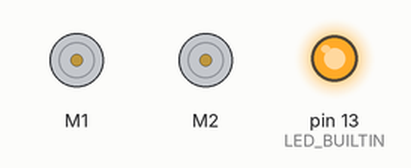
The sketch below on a simulated Arduino Uno, built for the host (arithmetic inside an expression is 32-bit, double 64-bit). On the bench: 2 × DC motor (green arrow = forward, orange = backward, longer = faster), output pins drawn as LEDs (lit = HIGH).

Above: at 0.2 s.
At 6.7 s:
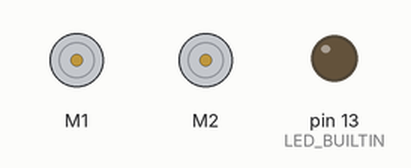
At 14.0 s:
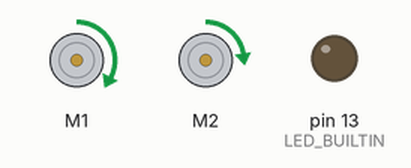
Timing chart, 0 to 23.4 s (numbered marks = the images above):
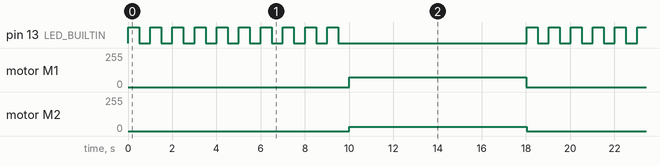

Measured:
- by itself, pin 13 (LED_BUILTIN): repeats every 18.0 s: 9 × (LOW 0.50 s, HIGH 0.50 s), LOW 8.5 s, HIGH 0.50 s
- by itself, motor M1: alternates forward 72/255 for 8.0 s and stopped for 10.0 s
- by itself, motor M2: alternates forward 32/255 for 8.0 s and stopped for 10.0 s

The sketch:

Sergi_v5.ino
```cpp
// (licence header left out)
#include <SabertoothSimplified.h>

SabertoothSimplified ST; // We'll name the Sabertooth object ST.
                         // For how to configure the Sabertooth, see the DIP Switch Wizard for
                         //   http://www.dimensionengineering.com/datasheets/SabertoothDIPWizard/start.htm
                         // Be sure to select Simplified Serial Mode for use with this library.
                         // This sample uses a baud rate of 9600.
                         //
                         // Connections to make:
                         //   Arduino TX->1  ->  Sabertooth S1
                         //   Arduino GND    ->  Sabertooth 0V
                         //   Arduino VIN    ->  Sabertooth 5V (OPTIONAL, if you want the Sabertooth to power the Arduino)
                         //
                         // If you want to use a pin other than TX->1, see the SoftwareSerial example.

void setup()
{
  SabertoothTXPinSerial.begin(9600); // This is the baud rate you chose with the DIP switches.
  // initialize digital pin LED_BUILTIN as an output.
  pinMode(LED_BUILTIN, OUTPUT);
  ST.motor(1, 0);    // Stop. In an emergency,
  ST.motor(2, 0);    // just hit the 'reset' button on the Arduino.
}

void flash( int count)
{
  for(int c=count; c--; c==0){
    digitalWrite(LED_BUILTIN, HIGH);   // turn the LED on (HIGH is the voltage level)
    delay(500);                       // wait for a second
    digitalWrite(LED_BUILTIN, LOW);    // turn the LED off by making the voltage LOW
    delay(500);                       // wait for a second
  }
}

void stop(){
  ST.motor(1, 0);    // Stop.
  ST.motor(2, 0);    // Stop.
}

void loop()
{
  // motor 2 is the left one
  flash(10);
  ST.motor(1, 36);  // Go forward at 16.
  ST.motor(2, 16);  // Go forward at 32.
  delay(8000);       // Wait 8 seconds.
  stop();

}
```
